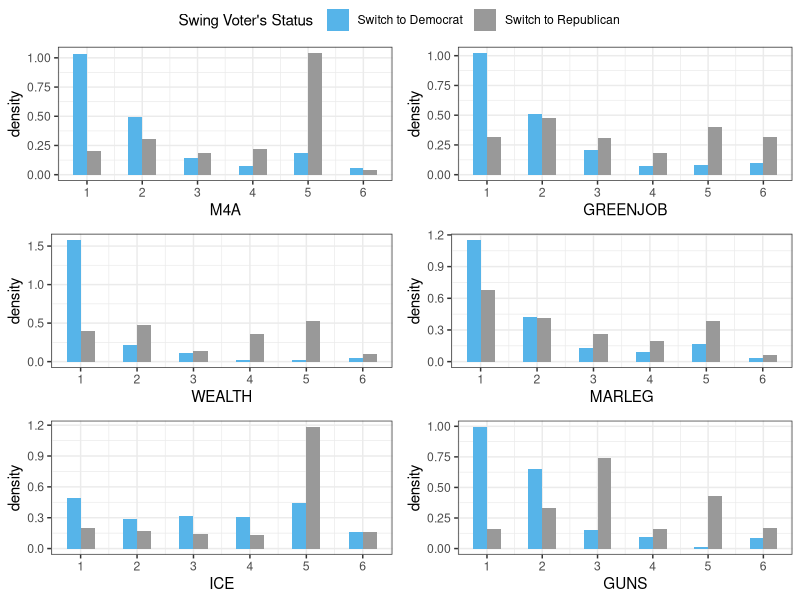
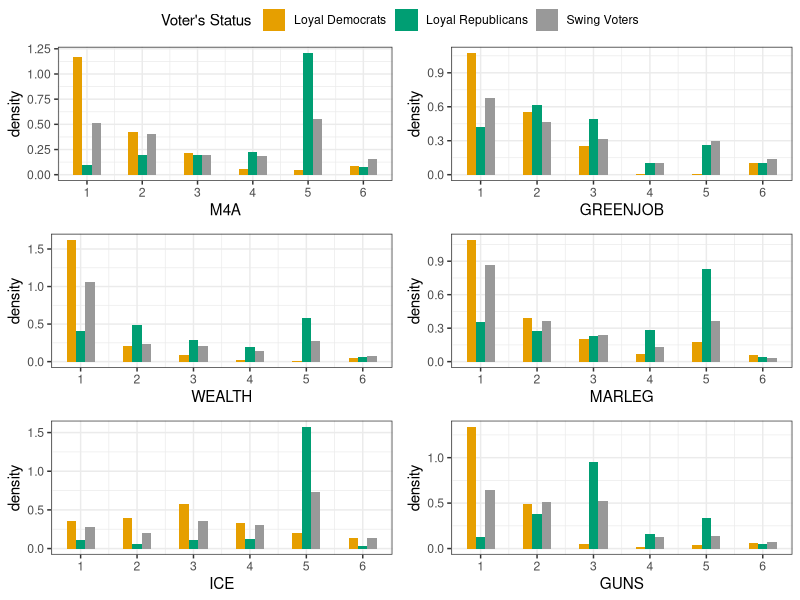
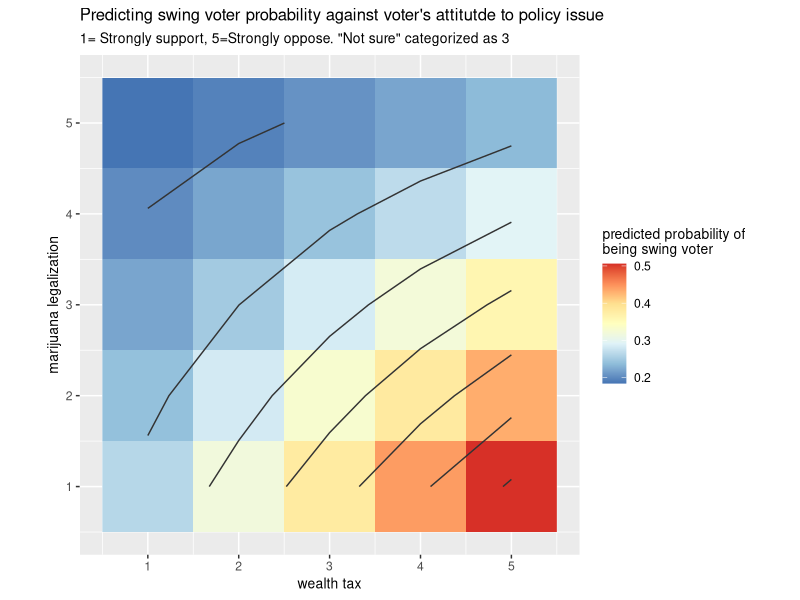
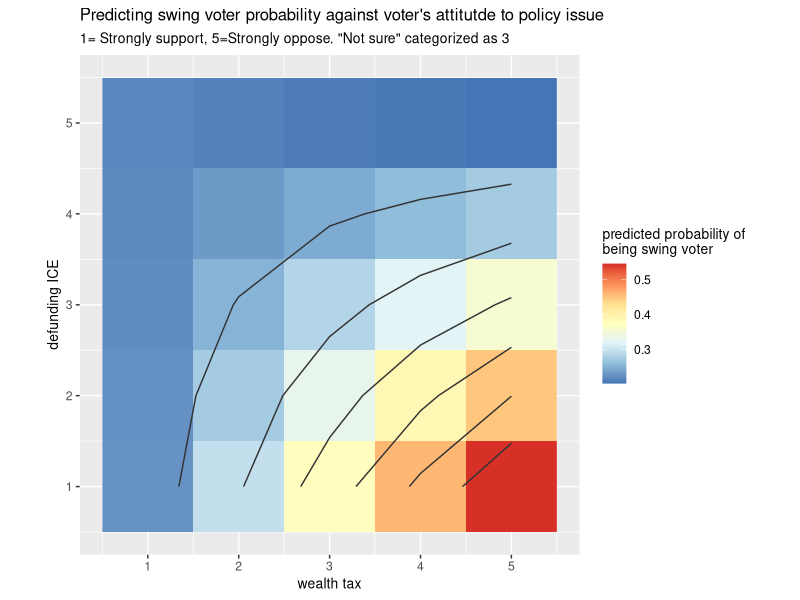
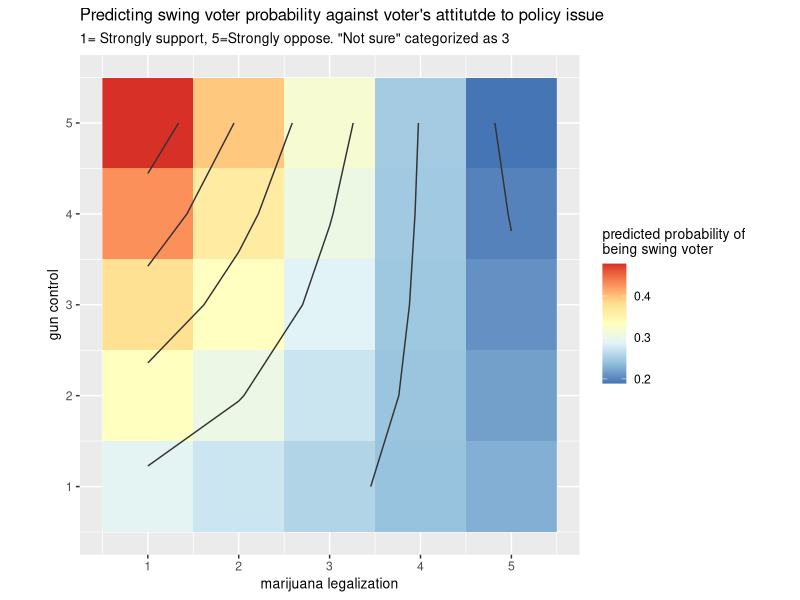
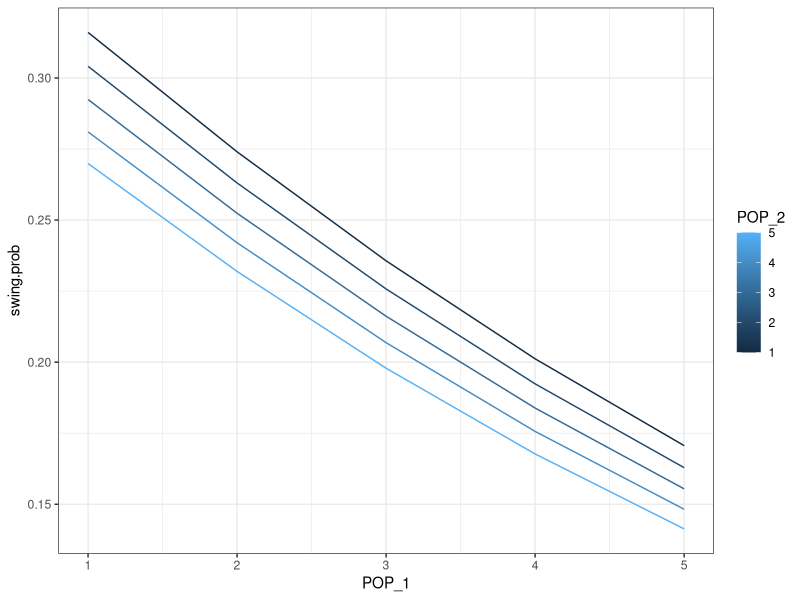
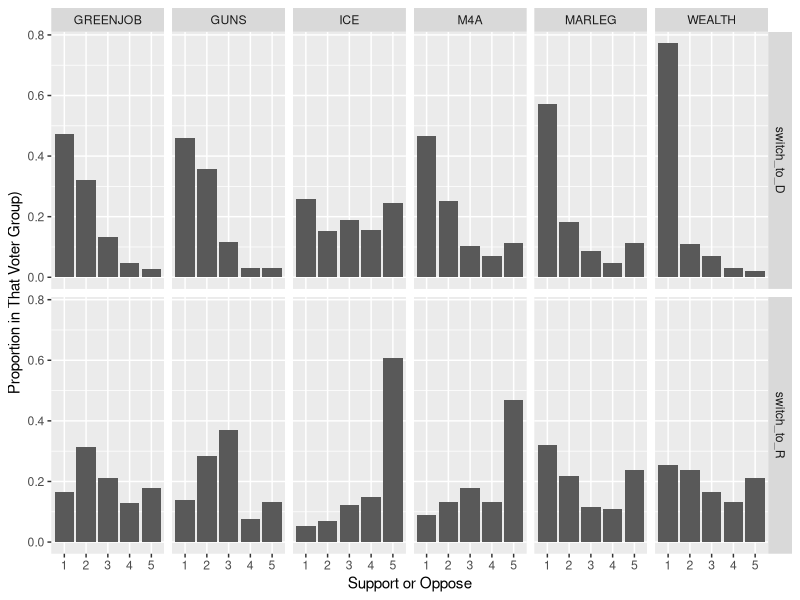
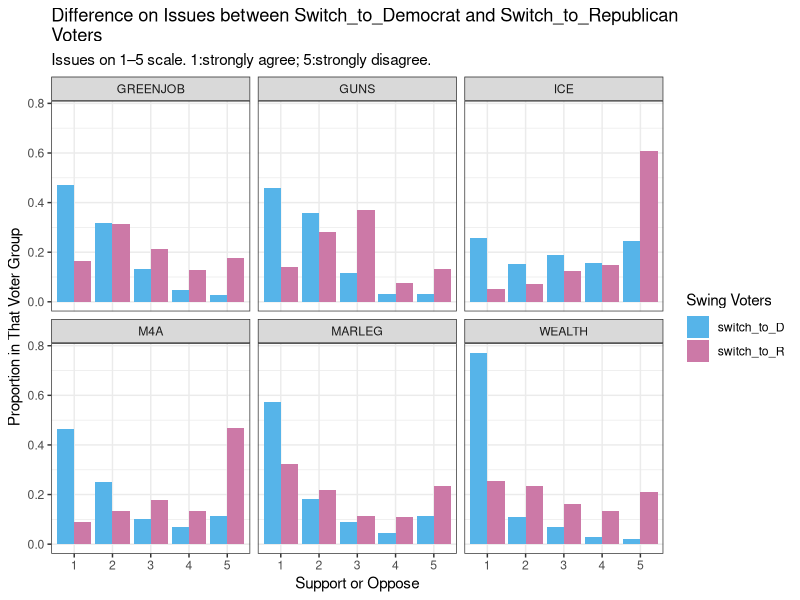

Source code (R) for these figures, in order:
## ---- chunk 1
library(ggplot2)
library(dplyr)
library(ggpubr)
DFP=read.csv('DFP_WTHH_release.csv', header = TRUE)


myvars<-c("presvote16post","house3","weight_DFP","M4A","GREENJOB","WEALTH","MARLEG","ICE","GUNS","POP_1","POP_2","POP_3")
dfp1<-DFP[myvars]
issue_variables=c("M4A","GREENJOB","WEALTH","MARLEG","ICE","GUNS")
#View(dfp1)

dfp1$vote_status <- ifelse(dfp1$presvote16post != 1 & dfp1$house3==1, 1, ifelse(dfp1$presvote16post != 2 & dfp1$house3==2, 2,3))

dfp10=subset(dfp1,vote_status==c(1,2))


m4a=ggplot(dfp10,aes(x=M4A,y = ..density..,weight=weight_DFP,fill=factor(vote_status)))+geom_histogram(position="dodge",binwidth=0.5)+theme_bw()+scale_x_continuous(breaks = seq(1, 6)) + scale_fill_manual(values=c( "#56B4E9","#999999"), 
                       name="Swing Voter's Status",
                       breaks=c("1", "2"),
                       labels=c("Switch to Democrat", "Switch to Republican"))

greenjob=ggplot(dfp10,aes(x=GREENJOB,y = ..density..,weight=weight_DFP,fill=factor(vote_status)))+geom_histogram(position="dodge",binwidth=0.5)+theme_bw()+scale_x_continuous(breaks = seq(1, 6))+ scale_fill_manual(values=c( "#56B4E9","#999999"), 
                       name="Swing Voter's Status",
                       breaks=c("1", "2"),
                       labels=c("Switch to Democrat", "Switch to Republican"))

wealth=ggplot(dfp10,aes(x=WEALTH,y = ..density..,weight=weight_DFP,fill=factor(vote_status)))+geom_histogram(position="dodge",binwidth=0.5)+theme_bw()+scale_x_continuous(breaks = seq(1, 6))+ scale_fill_manual(values=c( "#56B4E9","#999999"), 
                       name="Swing Voter's Status",
                       breaks=c("1", "2"),
                       labels=c("Switch to Democrat", "Switch to Republican"))
 
marleg=ggplot(dfp10,aes(x=MARLEG,y = ..density..,weight=weight_DFP,fill=factor(vote_status)))+geom_histogram(position="dodge",binwidth=0.5)+theme_bw()+scale_x_continuous(breaks = seq(1, 6))+ scale_fill_manual(values=c( "#56B4E9","#999999"), 
                       name="Swing Voter's Status",
                       breaks=c("1", "2"),
                       labels=c("Switch to Democrat", "Switch to Republican"))

ice=ggplot(dfp10,aes(x=ICE,y = ..density..,weight=weight_DFP,fill=factor(vote_status)))+geom_histogram(position="dodge",binwidth=0.5)+theme_bw()+scale_x_continuous(breaks = seq(1, 6))+ scale_fill_manual(values=c( "#56B4E9","#999999"), 
                       name="Swing Voter's Status",
                       breaks=c("1", "2"),
                       labels=c("Switch to Democrat", "Switch to Republican"))

guns=ggplot(dfp10,aes(x=GUNS,y = ..density..,weight=weight_DFP,fill=factor(vote_status)))+geom_histogram(position="dodge",binwidth=0.5)+theme_bw()+scale_x_continuous(breaks = seq(1, 6))+ scale_fill_manual(values=c( "#56B4E9","#999999"), 
                       name="Swing Voter's Status",
                       breaks=c("1", "2"),
                       labels=c("Switch to Democrat", "Switch to Republican"))
 
ggarrange(m4a, greenjob, wealth,marleg,ice,guns, ncol = 2, nrow = 3,common.legend = TRUE)

## ---- chunk 2
dfp1$vote_status <- ifelse(dfp1$presvote16post == dfp1$house3, dfp1$house3, 10)
dfp3=subset(dfp1,vote_status==c(1,2,10))

m4a2=ggplot(dfp3,aes(x=M4A,y = ..density..,weight=weight_DFP,fill=factor(vote_status)))+geom_histogram(position="dodge",binwidth=0.5)+theme_bw()+scale_x_continuous(breaks = seq(1, 6)) + scale_fill_manual(values=c( "#E69F00","#009E73","#999999"), 
                       name="Voter's Status",
                       breaks=c("1", "2","10"),
                       labels=c("Loyal Democrats", "Loyal Republicans","Swing Voters"))
greenjob2=ggplot(dfp3,aes(x=GREENJOB,y = ..density..,weight=weight_DFP,fill=factor(vote_status)))+geom_histogram(position="dodge",binwidth=0.5)+theme_bw()+scale_x_continuous(breaks = seq(1, 6)) + scale_fill_manual(values=c( "#E69F00","#009E73","#999999"), 
                       name="Voter's Status",
                       breaks=c("1", "2","10"),
                       labels=c("Loyal Democrats", "Loyal Republicans","Swing Voters"))
wealth2=ggplot(dfp3,aes(x=WEALTH,y = ..density..,weight=weight_DFP,fill=factor(vote_status)))+geom_histogram(position="dodge",binwidth=0.5)+theme_bw()+scale_x_continuous(breaks = seq(1, 6)) + scale_fill_manual(values=c( "#E69F00","#009E73","#999999"), 
                       name="Voter's Status",
                       breaks=c("1", "2","10"),
                       labels=c("Loyal Democrats", "Loyal Republicans","Swing Voters"))
marleg2=ggplot(dfp3,aes(x=MARLEG,y = ..density..,weight=weight_DFP,fill=factor(vote_status)))+geom_histogram(position="dodge",binwidth=0.5)+theme_bw()+scale_x_continuous(breaks = seq(1, 6)) + scale_fill_manual(values=c( "#E69F00","#009E73","#999999"), 
                       name="Voter's Status",
                       breaks=c("1", "2","10"),
                       labels=c("Loyal Democrats", "Loyal Republicans","Swing Voters"))
ice2=ggplot(dfp3,aes(x=ICE,y = ..density..,weight=weight_DFP,fill=factor(vote_status)))+geom_histogram(position="dodge",binwidth=0.5)+theme_bw()+scale_x_continuous(breaks = seq(1, 6)) + scale_fill_manual(values=c( "#E69F00","#009E73","#999999"), 
                       name="Voter's Status",
                       breaks=c("1", "2","10"),
                       labels=c("Loyal Democrats", "Loyal Republicans","Swing Voters"))
guns2=ggplot(dfp3,aes(x=GUNS,y = ..density..,weight=weight_DFP,fill=factor(vote_status)))+geom_histogram(position="dodge",binwidth=0.5)+theme_bw()+scale_x_continuous(breaks = seq(1, 6)) + scale_fill_manual(values=c( "#E69F00","#009E73","#999999"), 
                       name="Voter's Status",
                       breaks=c("1", "2","10"),
                       labels=c("Loyal Democrats", "Loyal Republicans","Swing Voters"))
ggarrange(m4a2, greenjob2, wealth2,marleg2,ice2,guns2, ncol = 2, nrow = 3,common.legend = TRUE)

## ---- chunk 3

library(data.table)

data = read.csv('DFP_WTHH_release.csv')
issues = c('M4A','GREENJOB','WEALTH','MARLEG','ICE','GUNS')
populism = c('POP_1','POP_2','POP_3')
models = c('presvote16post','house3','weight_DFP')
var_all = c(issues, populism, models)

data = data.table(data)
data = data[,var_all, with=F]
 
# categorize voter
data[house3==1 & presvote16post==1, voter:='DD']
data[house3==1 & presvote16post==2, voter:='DR']
data[house3==2 & presvote16post==1, voter:='RD']
data[house3==2 & presvote16post==2, voter:='RR']
data[!is.na(house3) & is.na(voter), voter:='GS']

# re-categorize voter
data[voter=='DD', voter2:='LD']  
data[voter=='RR', voter2:='LR']  
data[voter %in% c('GS','DR','RD'), voter2:='Swing']  
data[,swing:=(voter2=='Swing'),]


rm_na <- function(data, varlist){
  # trun not sure to na
  for (j in seq_len(ncol(data))){
    if (names(data)[j] %in% varlist){
      set(data, which(data[[j]]==6), j, 3)
    }
  }
  # drop na
  return(na.omit(data))
}

# model build
mdl_data= rm_na(data, issues)
mdl= glm(mdl_data, formula = swing ~ WEALTH*MARLEG + WEALTH*ICE + MARLEG*GUNS ,family = binomial, weights = weight_DFP)
summary(mdl)

# predicted value graph
fitdata = expand.grid(GUNS=seq(5), WEALTH=seq(5), ICE=seq(5), MARLEG=seq(5))
fitdata = as.data.table(fitdata)
fitdata[['predict']]= as.vector(predict(mdl, newdata=fitdata))
fitdata[,predict:= exp(predict)/(1+exp(predict))]


g1 = summarize(group_by(fitdata, WEALTH, MARLEG), predict=mean(predict))
ggplot(g1, aes(x = WEALTH, y = MARLEG, z = predict)) +
  geom_raster(aes(fill = predict)) +
  geom_contour(color='gray20')+
  coord_fixed()+
  scale_x_continuous(breaks=seq(5))+
  scale_y_continuous(breaks=seq(5))+
  scale_fill_distiller(name= 'predicted probability of\nbeing swing voter', palette = "RdYlBu", direction=-1)+
  labs(title = "Predicting swing voter probability against voter's attitutde to policy issue",
       subtitle = '1= Strongly support, 5=Strongly oppose. "Not sure" categorized as 3',
       x="wealth tax", y='marijuana legalization')+
  theme(title= element_text(size=10))



g2 = summarize(group_by(fitdata, WEALTH, ICE), predict=mean(predict))
ggplot(g2, aes(x = WEALTH, y = ICE, z = predict)) +
  geom_raster(aes(fill = predict)) +
  geom_contour(color='gray20')+
  coord_fixed()+
  scale_x_continuous(breaks=seq(6))+
  scale_y_continuous(breaks=seq(6))+
  scale_fill_distiller(name= 'predicted probability of\nbeing swing voter', palette = "RdYlBu")+
  labs(title = "Predicting swing voter probability against voter's attitutde to policy issue",
       subtitle = '1= Strongly support, 5=Strongly oppose. "Not sure" categorized as 3',
       x="wealth tax", y='defunding ICE')+
  theme(title= element_text(size=10))


g3 = summarize(group_by(fitdata, MARLEG, GUNS), predict=mean(predict))
ggplot(g3, aes(x = MARLEG, y = GUNS, z = predict)) +
  geom_raster(aes(fill = predict)) +
  geom_contour(color='gray20')+
  coord_fixed()+
  scale_x_continuous(breaks=seq(6))+
  scale_y_continuous(breaks=seq(6))+
  scale_fill_distiller(name= 'predicted probability of\nbeing swing voter', palette = "RdYlBu")+
  labs(title = "Predicting swing voter probability against voter's attitutde to policy issue",
       subtitle = '1= Strongly support, 5=Strongly oppose. "Not sure" categorized as 3',
       x="marijuana legalization", y='gun control')+
  theme(title= element_text(size=10))




## ---- chunk 4
dfp4=subset(dfp1)
dfp4$swing_voter_status <- ifelse(dfp4$vote_status!=10,0,1)
swing.weighted.logit = glm(swing_voter_status ~ POP_1+POP_2, family = quasibinomial, weights =weight_DFP , data = dfp4)
pop.df = expand.grid(POP_1=seq(1,5,1),POP_2=seq(1,5,1),POP_3=seq(1,5,1))
pop.pred = predict( swing.weighted.logit, type = "response", newdata = pop.df)
pop.pred.df = data.frame(pop.df, swing.prob = as.vector(pop.pred)) 
ggplot(pop.pred.df, aes(x = POP_1, y = swing.prob,group=POP_2,color=POP_2)) +geom_line()+scale_x_continuous(breaks = seq(1, 5))+theme_bw() 
#ggplot(pop.pred.df, aes(x = POP_2, y = swing.prob,group=POP_3,color=POP_3)) +geom_line()+scale_x_continuous(breaks = seq(1, 5))+theme_bw()  
#ggplot(pop.pred.df, aes(x = POP_1, y = swing.prob,group=POP_3,color=POP_3)) +geom_line()+scale_x_continuous(breaks = seq(1, 5))+theme_bw() 
#+ xlab("Distance from nearest safe well") + ylab("Probability of switching labs(color = "Arsenic concentration")
#summary( swing.weighted.logit ) 

## ---- chunk 5
library(dplyr)
library(tidyr)
library(ggplot2)
library(GGally)
library(boot)

voters = read.csv("DFP_WTHH_release.csv", header = TRUE)
var <- c("presvote16post", "house3", "weight_DFP", "M4A", "GREENJOB", "WEALTH", "MARLEG", "ICE", "GUNS", "POP_1", "POP_2", "POP_3")
voters <- voters[var]
cols <- c("M4A", "GREENJOB", "WEALTH", "MARLEG", "ICE", "GUNS", "POP_1", "POP_2", "POP_3")
voters[cols] <- lapply(voters[cols], as.factor)
summary(voters)
str(voters)

Q1_switch <- voters %>% filter(!is.na(presvote16post)) %>% mutate(switch = ifelse(presvote16post != 1 & house3 == 1, "switch_to_D", ifelse(presvote16post != 2 & house3 == 2, "switch_to_R", ifelse(presvote16post == 1 & house3 == 1, "loyal_D", ifelse(presvote16post == 2 & house3 == 2, "loyal_R", "others"))))) 
Q1_w_l <- Q1_switch %>% gather(issue, issue_val, M4A:GUNS) %>% filter(switch == "switch_to_D" | switch == "switch_to_R")
Q1_perc <- Q1_w_l %>% mutate(new_val = ifelse(is.na(issue_val), 6, issue_val)) %>% mutate(new_val = ifelse(new_val == 6, 'not sure', new_val)) %>% filter(new_val != 'not sure') %>% group_by(new_val, switch, issue) %>% summarise(ct_val = n()) %>% group_by(switch, issue) %>% mutate(n_switch = sum(ct_val), perc_val = (ct_val / n_switch))
ggplot(Q1_perc, aes(x = new_val, y = perc_val)) + geom_bar(stat="identity") + facet_grid(switch ~ issue) + xlab("Support or Oppose") + ylab("Proportion in That Voter Group)")
ggplot(Q1_perc, aes(x = new_val, y = perc_val, fill = switch)) + geom_bar(stat="identity", position=position_dodge()) + facet_wrap( ~issue, ncol = 3) + xlab("Support or Oppose") + ylab("Proportion in That Voter Group") + scale_fill_manual(values=c('#56B4E9',"#CC79A7")) + theme_bw() + guides(fill=guide_legend(title="Swing Voters")) + labs(title = "Difference on Issues between Switch_to_Democrat and Switch_to_Republican \nVoters", subtitle = "Issues on 1–5 scale. 1:strongly agree; 5:strongly disagree.")

Q2_switch <- voters %>% filter(!is.na(presvote16post)) %>% mutate(switch = ifelse(presvote16post != 1 & house3 == 1, "swing", ifelse(presvote16post != 2 & house3 == 2, "swing", ifelse(presvote16post == 1 & house3 == 1, "loyal_D", ifelse(presvote16post == 2 & house3 == 2, "loyal_R", "others"))))) 

Q2_w_l <- Q2_switch %>% gather(issue, issue_val, M4A:GUNS) %>% filter(switch == "swing" | switch == "loyal_D"| switch == "loyal_R")
Q2_perc <- Q2_w_l %>% mutate(new_val = ifelse(is.na(issue_val), 6, issue_val)) %>% mutate(new_val = ifelse(new_val == 6, 'not sure', new_val)) %>% filter(new_val != 'not sure') %>% group_by(new_val, switch, issue) %>% summarise(ct_val = n()) %>% group_by(switch, issue) %>% mutate(n_switch = sum(ct_val), perc_val = (ct_val / n_switch))
ggplot(Q2_perc, aes(x = new_val, y = perc_val)) + geom_bar(stat="identity") + facet_grid(switch ~ issue) + xlab("Support or Oppose") + ylab("Proportion in that Group") 
ggplot(Q2_perc, aes(x = new_val, y = perc_val, fill = switch)) + geom_bar(stat="identity", position=position_dodge()) + facet_wrap( ~issue, ncol = 3) + xlab("Support or Oppose") + ylab("Proportion in That Voter Group")  + theme(axis.text.x = element_text(angle = 90)) + scale_fill_manual(values=c('#0072B2',"#D55E00", "#999999")) + theme_bw() + guides(fill=guide_legend(title="Voters")) + labs(title = "Difference on Issues between Swing, loyal_Democrats and loyal_Republicans \nVoters", subtitle = "Issues on 1–5 scale. 1:strongly agree; 5:strongly disagree.")


